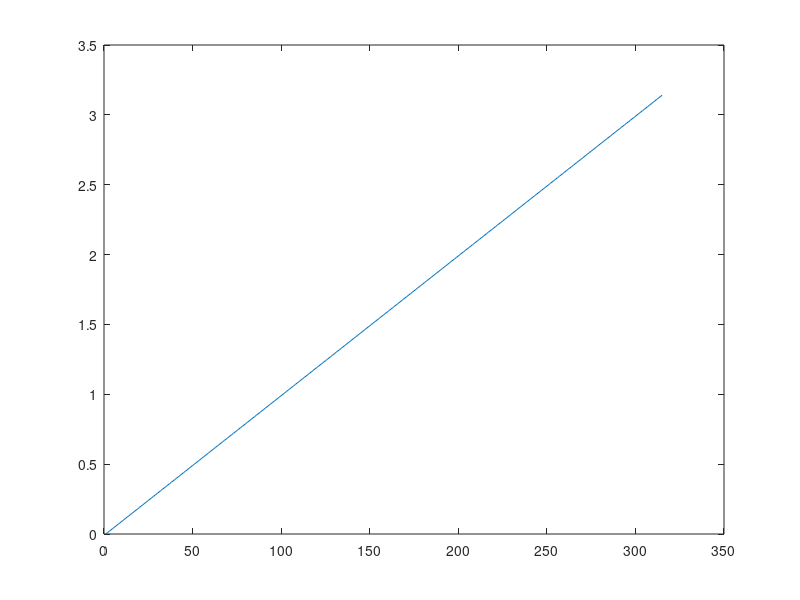
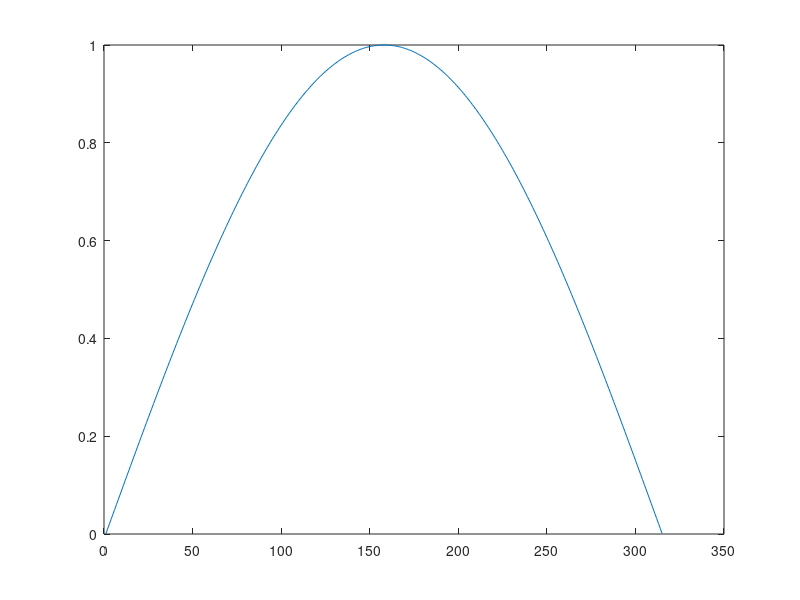

MATLAB code for these plots, in order: (Note: this script raises an error after producing the figures.)
%% test de comment enregistrer automatiquement les figures
x=0:0.01:pi;
figure(2);
plot(x)
chem='images';
chem=strcat(chem,'/droite0_pi');
print('-f2',chem,'-dpng')

figure(2);
plot(sin(x))
print('-f2','sin0_pi','-dpng')

%% test de comment enregistrer automatiquement les fichiers CSV
clc

%delete test.csv
A=[23,24,67,4;87,13,999,7;65,67,546,13];
data=num2cell(A,2);
%c = {'abec' 'deddf' 'ghk' 'ggas18';23,24,67,4;87,13,999,7;65,6767,546,13};
c = cell(size(A,1)+1,size(A,2));
c(1,:)={'abec' 'deddf' 'ghk' 'ggas18'};
c(2:end,:)=num2cell(A);
fid = fopen('test.csv', 'w') ;
fprintf(fid, '%s,', c{1,1:end-1}) ;
fprintf(fid, '%s\n', c{1,end}) ;
fclose(fid) ;

dlmwrite('test.csv', c(2:end,:), '-append') ;

%% monte carlo pour l'exercice 1 call

clc
close all

% le quantile d'ordre (alpha+1)/2 de la loi normale
% centrée reduite.
alpha=.95;
Z=norminv((alpha+1)/2,0,1); 
    
Nsim=500;
pas=10;
I=zeros(1,Nsim);
Err=I;
K=1;
beta=1;
C=(exp(beta^2/2)*normcdf(beta-log(K)/beta,0,1)-K*normcdf(-log(K)/beta,0,1))*ones(1,Nsim);
for n=1:Nsim
    
[I_hat,err_std]=monteCarloCall(n*pas);
I(n)=I_hat;
Err(n)=err_std;
end

% affichage des resultats
figure();
hold on
figEx=plot(C);
figI=plot(I);
figHaut=plot(I+Z*Err);
figBas=plot(I-Z*Err);
title('Monte carlo exo1 Call')
legend([figEx, figI, figHaut, figBas],'exact', 'estimation','borne haute','borne basse');

%% monte carlo pour l'exercice 1

clc
close all

% le quantile d'ordre (alpha+1)/2 de la loi normale
% centree reduite.
alpha=.95;
Z=norminv((alpha+1)/2,0,1); 

% le nombre d'estimations des options.
Nsim=100;
% les pas entre la taille des echantillons
pas=2000;

% on initialise le vecteur des estimations
% et des erreurs. Pour trouver l'intervalle
% de confiance plus tard il suffirat d'uti-
% liser IC=[I-Z*s/sqrt(n),I+Z*s/sqrt(n)]
I_put=zeros(1,Nsim);
Err_put=I_put;

I_call=zeros(1,Nsim);
Err_call=I_call;

% parametres des options
K=1;
beta=1;

% les valeurs exactes des options
C_ex=(exp(beta^2/2)*normcdf(beta-log(K)/beta,0,1)-...
    K*normcdf(-log(K)/beta,0,1));
C=C_ex*ones(1,Nsim);

P_ex=(-exp(beta^2/2)*normcdf(-beta+log(K)/beta,0,1)+...
    K*normcdf(log(K)/beta,0,1));
P=P_ex*ones(1,Nsim);

% on augmente le nombre d'échantillons de pas à chaque
% fois pour obtenir Nsim simulation de chaque option

% debut de la boucle for pour les Nsim estimations
for n=1:Nsim    
    % estimation du call
    [I_hat_call,err_std_call]=monteCarloCall(n*pas);
    I_call(n)=I_hat_call;
    Err_call(n)=err_std_call;
    
    % estimation du put
    [I_hat_put,err_std_put]=monteCarloPut(n*pas);
    I_put(n)=I_hat_put;
    Err_put(n)=err_std_put;
end
%fin de la bourcle for pour les Nsim estimations

% affichage des resultats
% preparation de la figure
figure()
title('Monte carlo Exercice 1: question 1 2 et 3 avec \alpha =0.95')
xlabel('Nombre de simulations')
ylabel('Valeurs des options')
hold on

% affichage du put
figEx_put=plot(P);% valeur exacte
figI_put=plot(I_put);% l'estimation
figHaut_put=plot(I_put+Z*Err_put);% borne sup de l'IC
figBas_put=plot(I_put-Z*Err_put);% borne inf de l'IC

% affichage du call 
figEx_call=plot(C);% valeur exacte
figI_call=plot(I_call);% l'estimation
figHaut_call=plot(I_call+Z*Err_call);% borne sup de l'IC
figBas_call=plot(I_call-Z*Err_call);% borne inf de l'IC

% ajout des legendes à la figure
legend([figEx_put, figI_put, figHaut_put, figBas_put,...
        figEx_call, figI_call, figHaut_call, figBas_call],...
        'exact put', 'estimation put','haute put','basse call',...
        'exact call', 'estimation call','haute call','basse call');



%% test distance de Levenshtein

s = char('tests');
t = char('twist');

% Edit Matrix
m=length(s);
n=length(t);
mat=zeros(m+1,n+1);
for i=1:1:m
    mat(i+1,1)=i;
end
for j=1:1:n
    mat(1,j+1)=j;
end
for i=1:m
    for j=1:n
        if (s(i) == t(j))
            mat(i+1,j+1)=mat(i,j);
        else
            mat(i+1,j+1)=1+min(min(mat(i+1,j),mat(i,j+1)),mat(i,j));
        end
    end
end

% Edit Sequence
s = char('tests');
t = char('twist');
i = m+1;
j = n+1;
display([s ' --> ' t])
while(i ~= 1 && j ~= 1)
    temp = min(min(mat(i-1,j-1), mat(i,j-1)), mat(i-1,j));
    if(mat(i-1,j) == temp)
        i = i - 1;
        t = [t(1:j-1) s(i) t(j:end)];
        disp(strcat(['insertion:' s ' --> ' t]))
    elseif(mat(i-1,j-1) == temp)
        if(mat(i-1,j-1) == mat(i,j))
            i = i - 1;
            j = j - 1;
            disp(strcat(['unchanged:' s ' --> ' t]))
        else
            i = i - 1;
            j = j - 1;
            t(j) = s(i);
            disp(strcat(['substition:' s ' --> ' t]))
        end
    elseif(mat(i,j-1) == temp)
        j = j - 1;
        t(j) = [];
        disp(strcat(['deletion:' s ' --> ' t]))
    end
end

%% optimisation des codes de monte carlo pour le call
clc
close all

N_t=500;
pas=10;

[I_hat,IC_h,IC_b,C_exact]=mcCall(pas,N_t);
% affichage des resultats
figure();
hold on
figEx=plot(C_exact);
figI=plot(I_hat);
figHaut=plot(IC_h);
figBas=plot(IC_b);
title('Monte carlo exo1 Call')
legend([figEx, figI, figHaut, figBas],'exact', 'estimation','borne haute','borne basse');

%% optimisation des codes de monte carlo pour le call
clc
close all

N_t=2000;
pas=1000;

[I_hat,IC_h,IC_b,P_exact]=mcPut(pas,N_t);
% affichage des resultats
figure();
hold on
figEx=plot(P_exact);
figI=plot(I_hat);
figHaut=plot(IC_h);
figBas=plot(IC_b);
title('Monte carlo exo1 Put')
legend([figEx, figI, figHaut, figBas],'exact', 'estimation','borne haute','borne basse');

%% test de text sur une figure
A = 1/eps;
str_e = sprintf('ggas 18 %0.5e',A)